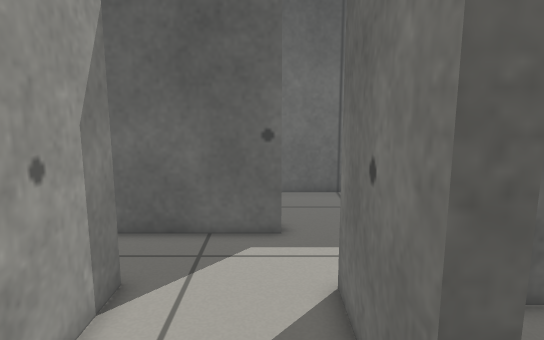
[1] (above)

24 first-person views from a walk through a Gazebo world. The camera is 0.83 m above the floor, tilts 10° down and sees 70° across. The floor is counted in squares, 0.2 m on a side. Each view is taken from the middle of a square. On the plan, view 1 faces up. The plan holds only what a view shows up to about 20 squares ahead; the rest is blank.

[2]
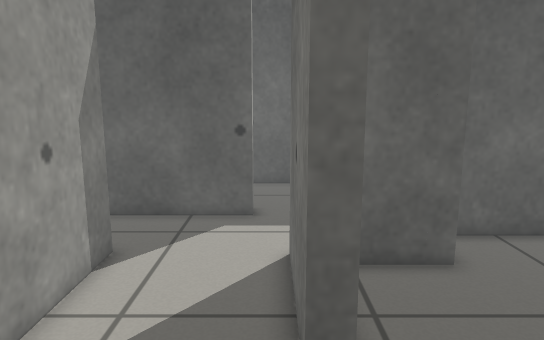

[3]
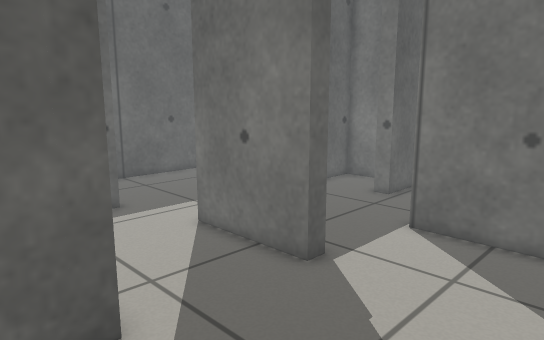

[4]
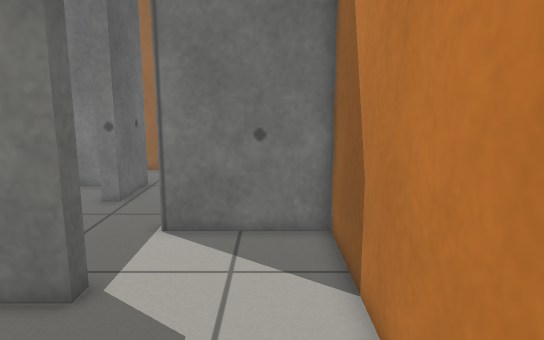

[5]
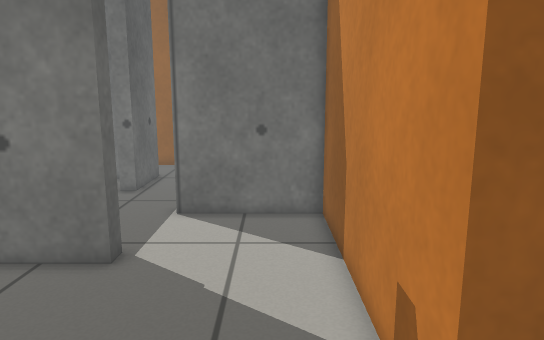

[6]
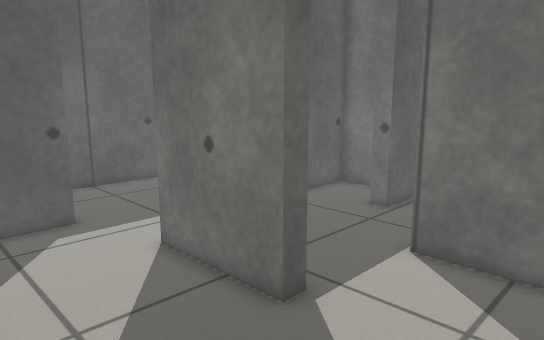

[7]
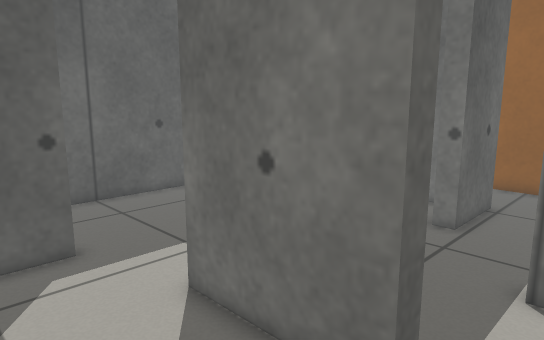

[8]
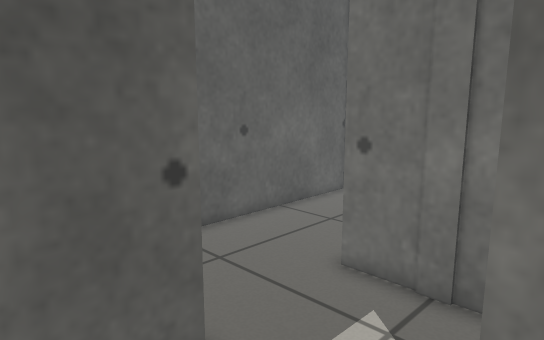

[9]
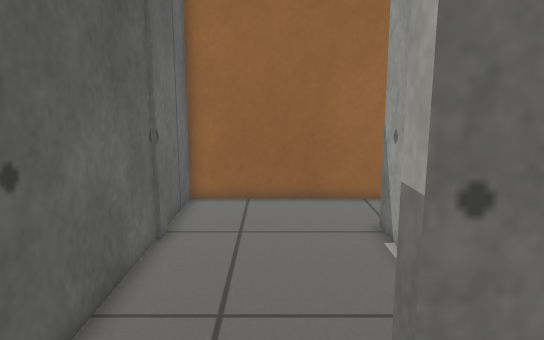

[10]
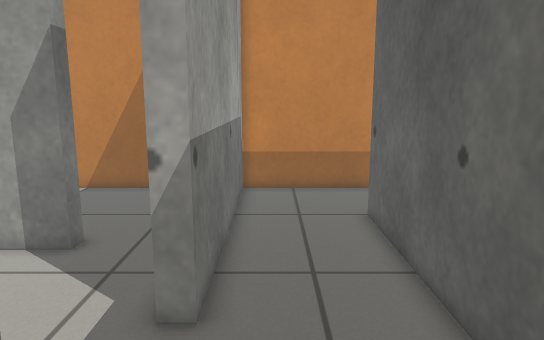

[11]
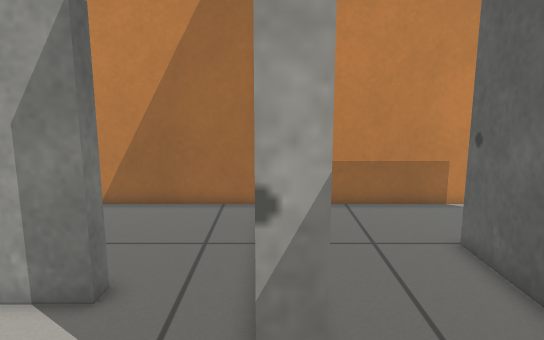

[12]
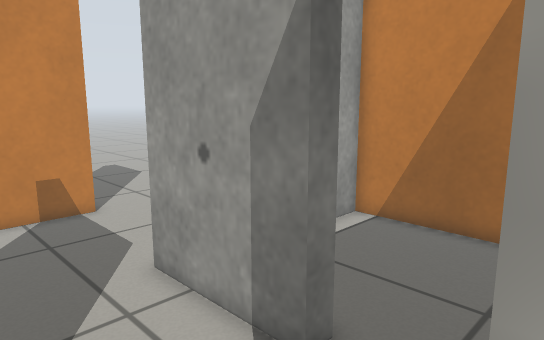

[13]
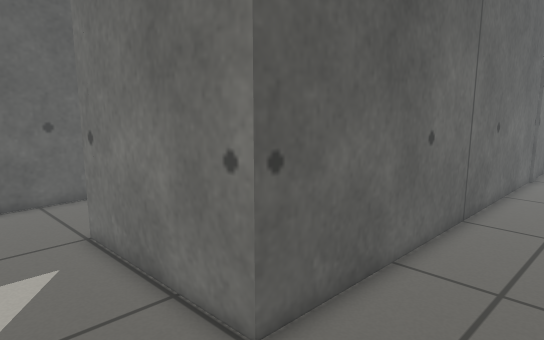

[14]
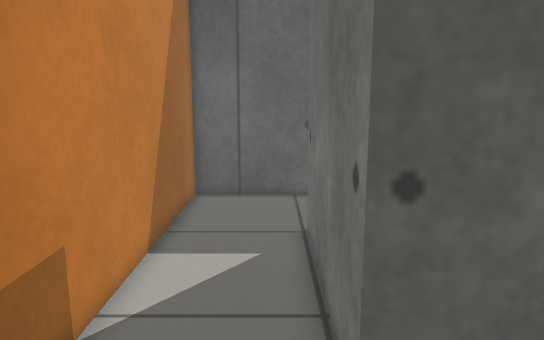

[15]
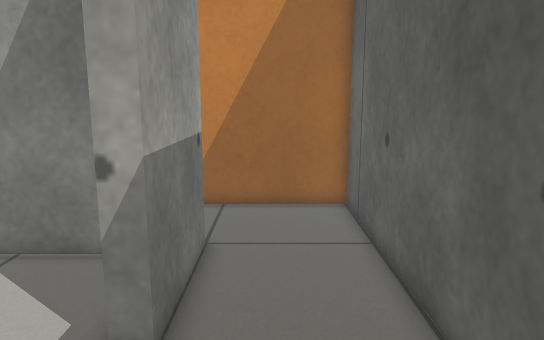

[16]
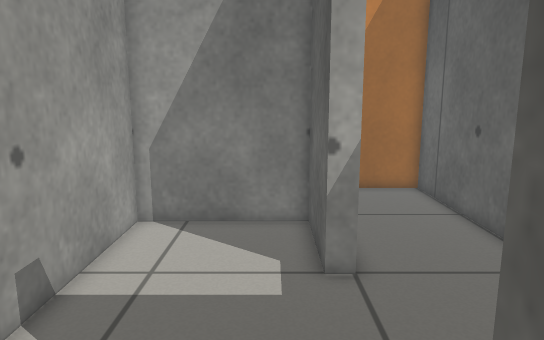

[17]
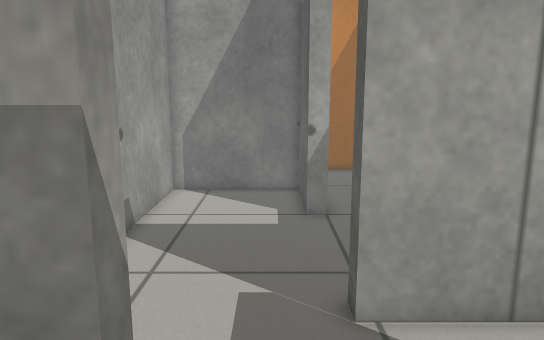

[18]
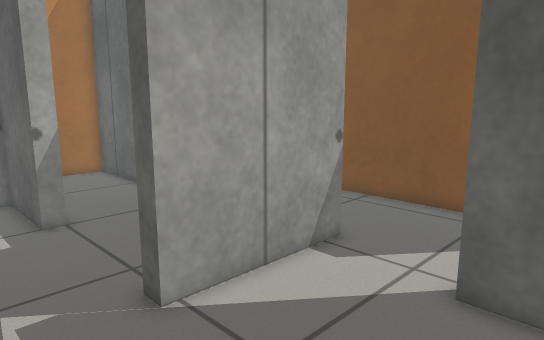

[19]
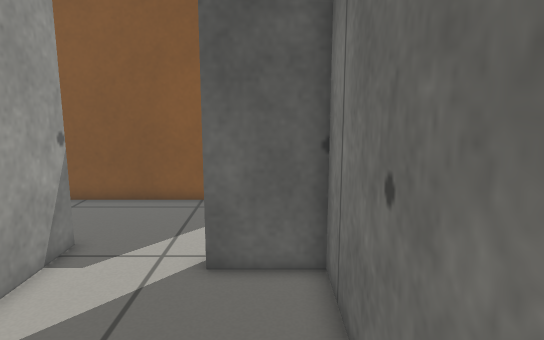

[20]
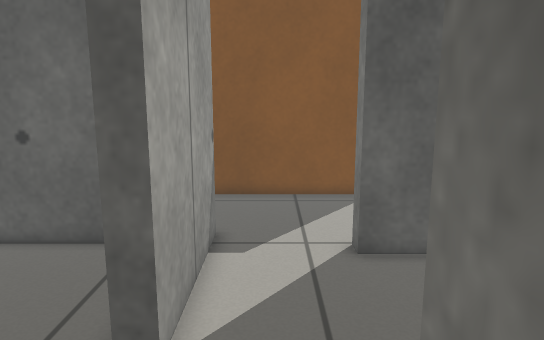

[21]
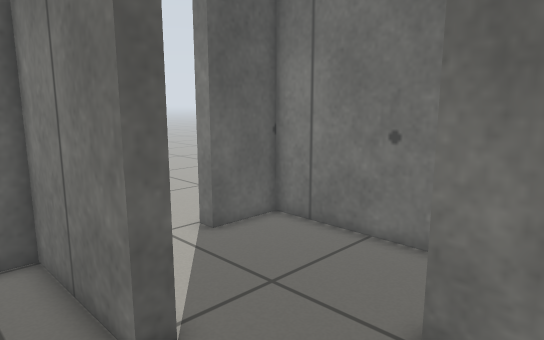

[22]
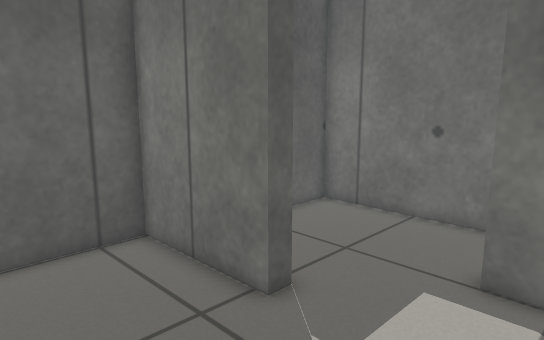

[23]
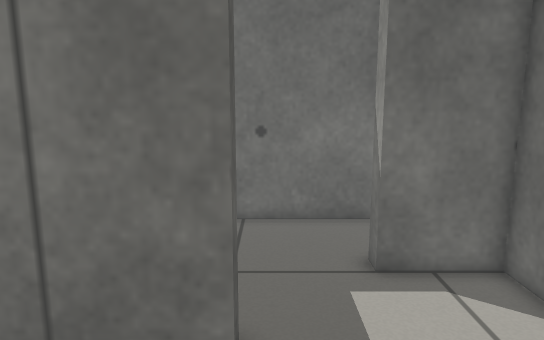

[24]
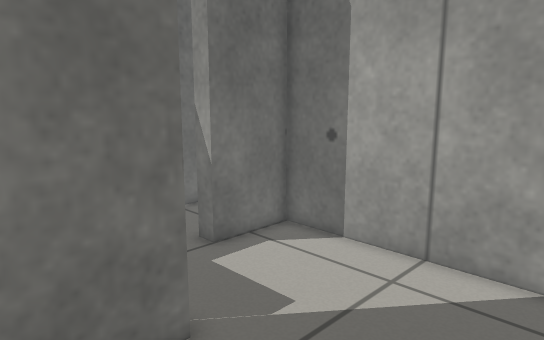

### Floor plan
Ten units are one square. View 1 is at (0, 0); x grows to the right and y downward. Boxes are objects, and circles mark ways between rooms. Rooms are numbered by the first view taken in them; rooms with no view inside come last. Other rooms are left out.
<svg viewBox="-120 -306 299 350">
<path fill="none" stroke="#000" d="M22 -32 15 -32 15 -82M-35 -83 -35 -32M49 -90 49 -114M3 -118 -36 -118M-34 29 25 29M-44 39 -44 29 -34 29M-35 -32 -52 -32M55 -175 -69 -175 -69 -250 -19 -250 -19 -243M49 -114 49 -124 58 -124M45 -246 45 -301 -115 -301 -115 -126 3 -126 3 -118M116 -104 136 -104M174 -114 174 -175 55 -175M52 -285 52 -246M124 -190 124 -291 94 -291M55 -183 80 -183 80 -214 88 -214 88 -205M-19 -243 -61 -243 -61 -183 55 -183M52 -246 45 -246M-42 -83 -35 -83M-115 -114 -115 -41 -101 -41M-36 -118 -50 -118M98 -54 98 -61M25 29 60 29 60 -26M128 -72 128 -96 68 -96M58 -74 33 -74"/>
<circle cx="-40" cy="-5" r="3" fill="#2a7"/>
<circle cx="25" cy="-120" r="3" fill="#2a7"/>
<circle cx="-40" cy="-100" r="3" fill="#2a7"/>
<circle cx="20" cy="-5" r="3" fill="#2a7"/>
<circle cx="50" cy="-150" r="3" fill="#2a7"/>
<circle cx="15" cy="-250" r="3" fill="#2a7"/>
<circle cx="50" cy="-215" r="3" fill="#2a7"/>
<circle cx="63" cy="-53" r="3" fill="#2a7"/>
<text x="0" y="-50">1</text>
<text x="-80" y="20">2</text>
<text x="-40" y="-170">3</text>
<text x="110" y="-140">4</text>
<text x="90" y="-240">5</text>
<text x="0" y="-210">6</text>
<text x="-80" y="-80">7</text>
<text x="50" y="-30">8</text>
<text x="90" y="-80">9</text>
<text x="40" y="-70">10</text>
</svg>
Room 1 opens to room 2. Room 1 opens to room 3. Room 1 opens to room 7. Room 1 opens to room 8. Room 3 opens to room 4. Room 3 opens to room 6. Room 5 opens to room 6. Room 8 opens to room 9.

Where each view was taken, in squares from view 1:
view 1: 0 up, 0 right, facing up
view 2: 2 down, 1 right, facing up
view 3: 3 down, 6 left, facing up-right
view 4: 1 down, 6 left, facing right
view 5: 1 down, 8 left, facing right
view 6: 2 down, 4 left, facing up-right
view 7: 1 up, 3 left, facing up-right
view 8: 7 up, 3 left, facing up-right
view 9: 14 up, 1 right, facing right
view 10: 14 up, 7 right, facing left
view 11: 12 up, 4 right, facing left
view 12: 12 up, 1 right, facing down-left
view 13: 13 up, 11 left, facing up-right
view 14: 13 up, 8 left, facing up
view 15: 27 up, 4 right, facing left
view 16: 23 up, 7 right, facing left
view 17: 23 up, 12 right, facing left
view 18: 21 up, 12 right, facing up-left
view 19: 20 up, 11 right, facing up
view 20: 19 up, 7 right, facing up
view 21: 19 up, 2 right, facing up-right
view 22: 19 up, 1 left, facing up-right
view 23: 24 up, 1 left, facing right
view 24: 28 up, 1 left, facing down-right
